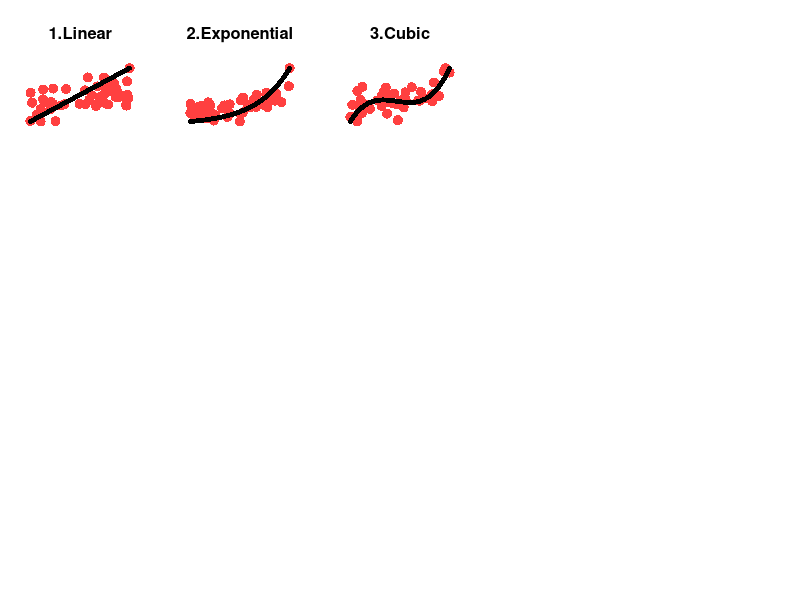

Generate this figure with R: (Note: this script raises an error after producing the figure.)
popn = 50; largen = 1000

pdf("../Figure/RDPG_setting.pdf")
par(mfrow = c(4,5), cex.lab = 4, cex.axis = 3,
    mar = c(2,2,5,2), tcl = 0.5, xpd=TRUE, cex.main = 1.5)
## 1. Linear
W = runif(popn, 0, 1)
X = W + rnorm(popn, 0, 0.5)
W = (W- min(W)) / (max(W) - min(W))
X = (X - min(X)) / (max(X) - min(X))
plot(W, X, ylim = c(0,1), xlim = c(0,1), pch = 16, col = "brown1", 
     cex = 2, axes = F, frame.plot = FALSE, xlab = "", ylab= "", main = "1.Linear")
W = runif(largen, 0, 1)
X = W 
W = (W- min(W)) / (max(W) - min(W))
X = (X - min(X)) / (max(X) - min(X))
points(W, X, ylim = c(0,1), xlim = c(0,1), pch = 16, cex = 1)

## 2. Exponential
W = runif(popn, 0, 3)
X = exp(W) + rnorm(popn, 0, 5)
W = (W - min(W)) / (max(W) - min(W))
X = (X - min(X)) / (max(X) - min(X))
plot(W, X, ylim = c(0,1), xlim = c(0,1), pch = 16, col = "brown1", 
     cex = 2, axes = F, frame.plot = FALSE, xlab = "", ylab= "", main = "2.Exponential")
W = runif(largen, 0, 3)
X = exp(W) 
W = (W - min(W)) / (max(W) - min(W))
X = (X - min(X)) / (max(X) - min(X))
points(W, X, ylim = c(0,1), xlim = c(0,1), pch = 16, cex = 1)


## 3. Cubic
W = runif(popn, 0, 1)
X = 20*(W - 1/2)^3 + 2*(W - 1/2)^2 - 1*(W - 1/2) + rnorm(popn, 0, 0.5)
W = (W - min(W)) / (max(W) - min(W))
X = (X - min(X)) / (max(X) - min(X))
plot(W, X, ylim = c(0,1), xlim = c(0,1), pch = 16, col = "brown1", 
     cex = 2, axes = F, frame.plot = FALSE, xlab = "", ylab= "", main = "3.Cubic")
W = runif(largen, 0, 1)
X = 20*(W - 1/2)^3 + 2*(W - 1/2)^2 - 1*(W - 1/2)
W = (W - min(W)) / (max(W) - min(W))
X = (X - min(X)) / (max(X) - min(X))
points(W, X, ylim = c(0,1), xlim = c(0,1), pch = 16, cex = 1)


## 4. Joint Normal
tmp = mvrnorm(popn, mu = c(0,0), Sigma = matrix(c(0.7, 0.5, 0.5, 0.7), 2,2)) 
W = tmp[,1]; X = tmp[,2]
W = (W - min(W)) / (max(W) - min(W))
X = (X - min(X)) / (max(X) - min(X))
plot(W, X, ylim = c(0,1), xlim = c(0,1), pch = 16, col = "brown1", 
     cex = 2, axes = F, frame.plot = FALSE, xlab = "", ylab= "", main = "4.Joint Normal")
tmp = mvrnorm(largen, mu = c(0,0), Sigma = matrix(c(0.5, 0.5, 0.5, 0.5), 2,2)) 
W = tmp[,1]; X = tmp[,2]
W = (W - min(W)) / (max(W) - min(W))
X = (X - min(X)) / (max(X) - min(X))
points(W, X, ylim = c(0,1), xlim = c(0,1), pch = 16, cex = 1)


## 5. Step function
W = runif(popn, -1, 1)
X = (W > 0) + rnorm(popn, 0, 0.5)
W = (W - min(W)) / (max(W) - min(W))
X = (X - min(X)) / (max(X) - min(X))
plot(W, X, ylim = c(0,1), xlim = c(0,1), pch = 16, col = "brown1", 
     cex = 2, axes = F, frame.plot = FALSE, xlab = "", ylab= "", main = "5.Step")
W = runif(largen, -1, 1)
X = (W > 0) 
W = (W - min(W)) / (max(W) - min(W))
X = (X - min(X)) / (max(X) - min(X))
points(W, X, ylim = c(0,1), xlim = c(0,1), pch = 16, cex = 1)


## 6. Quadratic function
W = runif(popn, -1, 1)
X = W^2 + rnorm(popn, 0, 0.3)
W = (W - min(W)) / (max(W) - min(W))
X = (X - min(X)) / (max(X) - min(X))
plot(W, X, ylim = c(0,1), xlim = c(0,1), pch = 16, col = "brown1", 
     cex = 2, axes = F, frame.plot = FALSE, xlab = "", ylab= "", main = "6.Quadratic")
W = runif(largen, -1, 1)
X = W^2 
W = (W - min(W)) / (max(W) - min(W))
X = (X - min(X)) / (max(X) - min(X))
points(W, X, ylim = c(0,1), xlim = c(0,1), pch = 16, cex = 1)


## 7. W shape
W = runif(popn, -1, 1)
X = 4*( (W^2 - 0.5)^2 )
W = (W - min(W)) / (max(W) - min(W))
X = (X - min(X)) / (max(X) - min(X))
plot(W, X, ylim = c(0,1), xlim = c(0,1), pch = 16, col = "brown1", 
     cex = 2, axes = F, frame.plot = FALSE, xlab = "", ylab= "", main = "7.W Shape")
W = runif(largen, -1, 1)
X = 4*( (W^2 - 0.5)^2 )
W = (W - min(W)) / (max(W) - min(W))
X = (X - min(X)) / (max(X) - min(X))
points(W, X, ylim = c(0,1), xlim = c(0,1), pch = 16, cex = 1)


## 8. Spiral
U1 = runif(popn, 0, 5)
W = U1*cos(pi*U1)
X = U1*sin(pi*U1) + rnorm(popn, 0, 0.1)
W = (W - min(W)) / (max(W) - min(W))
X = (X - min(X)) / (max(X) - min(X))
plot(W, X, ylim = c(0,1), xlim = c(0,1), pch = 16, col = "brown1", 
     cex = 2, axes = F, frame.plot = FALSE, xlab = "", ylab= "", main = "8.Spiral")
U1 = runif(largen, 0, 5)
W = U1*cos(pi*U1)
X = U1*sin(pi*U1) 
W = (W - min(W)) / (max(W) - min(W))
X = (X - min(X)) / (max(X) - min(X))
points(W, X, ylim = c(0,1), xlim = c(0,1), pch = 16, cex = 1)

## 9. Bernoulli
W = rbinom(popn, 1, 0.5)
X = (2*rbinom(popn, 1, 0.5) - 1)*W + rnorm(popn, 0, 1)
W = (W - min(W)) / (max(W) - min(W))
X = (X - min(X)) / (max(X) - min(X))
plot(W, X, ylim = c(0,1), xlim = c(0,1), pch = 16, col = "brown1", 
     cex = 2, axes = F, frame.plot = FALSE, xlab = "", ylab= "", main = "9.Bernoulli")
W = rbinom(largen, 1, 0.5)
X = (2*rbinom(popn, 1, 0.5) - 1)*W 
W = (W - min(W)) / (max(W) - min(W))
X = (X - min(X)) / (max(X) - min(X))
points(W, X, ylim = c(0,1), xlim = c(0,1), pch = 16, cex = 2)


## 10. Logarithm
W = runif(popn, -1, 1)
X = 5*log2(abs(W)) + rnorm(popn, 0, 5)
W = (W - min(W)) / (max(W) - min(W))
X = (X - min(X)) / (max(X) - min(X))
plot(W, X, ylim = c(0,1), xlim = c(0,1), pch = 16, col = "brown1", 
     cex = 2, axes = F, frame.plot = FALSE, xlab = "", ylab= "", main = "10.Log")
W = runif(largen, -1, 1)
X = 5*log2(abs(W)) 
W = (W - min(W)) / (max(W) - min(W))
X = (X - min(X)) / (max(X) - min(X))
points(W, X, ylim = c(0,1), xlim = c(0,1), pch = 16, cex = 1)

## 11. Fourth Root
W = runif(popn, 0, 1)
X = (abs(W + rnorm(popn, 0, 0.5)))^(1/4) 
W = (W - min(W)) / (max(W) - min(W))
X = (X - min(X)) / (max(X) - min(X))
plot(W, X, ylim = c(0,1), xlim = c(0,1), pch = 16, col = "brown1", 
     cex = 2, axes = F, frame.plot = FALSE, xlab = "", ylab= "", main = expression(paste( "11.",sqrt(x,4)), sep="" )  )
W = runif(largen, 0, 1)
X = (abs(W))^(1/4) + rnorm(popn, 0, 0.02)
W = (W - min(W)) / (max(W) - min(W))
X = (X - min(X)) / (max(X) - min(X))
points(W, X, ylim = c(0,1), xlim = c(0,1), pch = 16, cex = 1)

## 12. Sine (4pi)
W = runif(popn, -1, 1) 
X = sin(4*pi*W) + 0.01*rnorm(popn, 0, 1)
W = (W - min(W)) / (max(W) - min(W))
X = (X - min(X)) / (max(X) - min(X))
plot(W, X, ylim = c(0,1), xlim = c(0,1), pch = 16, col = "brown1", 
     cex = 2, axes = F, frame.plot = FALSE, xlab = "", ylab= "", main = expression(paste("12.Sine", "(4", pi,")", sep="")))
W = runif(largen, -1, 1) 
X = sin(4*pi*W) 
W = (W - min(W)) / (max(W) - min(W))
X = (X - min(X)) / (max(X) - min(X))
points(W, X, ylim = c(0,1), xlim = c(0,1), pch = 16, cex = 1)


## 13. Sine (16pi)
W = runif(popn, -1, 1) 
X = sin(16*pi*W) + 0.01*rnorm(popn, 0, 1)
W = (W - min(W)) / (max(W) - min(W))
X = (X - min(X)) / (max(X) - min(X))
plot(W, X, ylim = c(0,1), xlim = c(0,1), pch = 16, col = "brown1", 
     cex = 2, axes = F, frame.plot = FALSE, xlab = "", ylab= "", main = expression(paste("13.Sine", "(16",pi,")", sep="")))
W = runif(largen, -1, 1) 
X = sin(16*pi*W) 
W = (W - min(W)) / (max(W) - min(W))
X = (X - min(X)) / (max(X) - min(X))
points(W, X, ylim = c(0,1), xlim = c(0,1), pch = 16, cex = 1)

## 14. Square
U1 = runif(popn, -1, 1); U2 = runif(popn, -1, 1)
W = U1*cos(-pi/8) + U2*sin(-pi/8) 
X = -U1*sin(-pi/8) + U2*cos(-pi/8)
W = (W - min(W)) / (max(W) - min(W))
X = (X - min(X)) / (max(X) - min(X))
plot(W, X, ylim = c(0,1), xlim = c(0,1), pch = 16, col = "brown1", 
     cex = 2, axes = F, frame.plot = FALSE, xlab = "", ylab= "", main = "14.Square")
U1 = runif(largen, -1, 1); U2 = runif(largen, -1, 1)
W = U1*cos(-pi/8) + U2*sin(-pi/8) 
X = -U1*sin(-pi/8) + U2*cos(-pi/8)
W = (W - min(W)) / (max(W) - min(W))
X = (X - min(X)) / (max(X) - min(X))
points(W, X, ylim = c(0,1), xlim = c(0,1), pch = 16, cex = 1)


## 15. Two parabolas
W = runif(popn, 0, 1) 
X = (W^2 + rnorm(popn, 0.5, 0.3))*(rbinom(popn, 1, 0.3) - 0.5)
W = (W - min(W)) / (max(W) - min(W))
X = (X - min(X)) / (max(X) - min(X))
plot(W, X, ylim = c(0,1), xlim = c(0,1), pch = 16, col = "brown1", 
     cex = 2, axes = F, frame.plot = FALSE, xlab = "", ylab= "", main = "15.Two Parabolas")
W = runif(largen, 0, 1) 
X = (W^2 + rnorm(largen, 0.5, 0.0))*(rbinom(largen, 1, 0.5) - 0.5)
W = (W - min(W)) / (max(W) - min(W))
X = (X - min(X)) / (max(X) - min(X))
points(W, X, ylim = c(0,1), xlim = c(0,1), pch = 16, cex = 1)



## 16. Circle
U1 = runif(popn, -1, 1)
W = cos(pi*U1) 
X = sin(pi*U1) + rnorm(popn, 0, 0.05)
W = (W - min(W)) / (max(W) - min(W))
X = (X - min(X)) / (max(X) - min(X))
plot(W, X, ylim = c(0,1), xlim = c(0,1), pch = 16, col = "brown1", 
     cex = 2, axes = F, frame.plot = FALSE, xlab = "", ylab= "", main = "16.Circle")
U1 = runif(largen, -1, 1)
W = cos(pi*U1) 
X = sin(pi*U1) 
W = (W - min(W)) / (max(W) - min(W))
X = (X - min(X)) / (max(X) - min(X))
points(W, X, ylim = c(0,1), xlim = c(0,1), pch = 16, cex = 1)


## 17. Ellipse
U1 = runif(popn, -1, 1)
Y = 5*cos(pi*U1) 
X = sin(pi*U1) 
W = (Y - min(Y)) / (max(Y) - min(Y))
X = X / (max(Y) - min(Y)) + 0.5
plot(W, X, ylim = c(0,1), xlim = c(0,1), pch = 16, col = "brown1", 
     cex = 2, axes = F, frame.plot = FALSE, xlab = "", ylab= "", main = "17.Ellipse")
U1 = runif(largen, -1, 1)
Y = 5*cos(pi*U1) 
X = sin(pi*U1) 
W = (Y - min(Y)) / (max(Y) - min(Y))
X = X / (max(Y) - min(Y)) + 0.5
points(W, X, ylim = c(0,1), xlim = c(0,1), pch = 16, cex = 1)

## 18. Diamond
U1 = runif(popn, -1, 1); U2 = runif(popn, -1, 1)
W = U1*cos(-pi/4) + U2*sin(-pi/4) 
X = -U1*sin(-pi/4) + U2*cos(-pi/4)
W = (W - min(W)) / (max(W) - min(W))
X = (X - min(X)) / (max(X) - min(X))
plot(W, X, ylim = c(0,1), xlim = c(0,1), pch = 16, col = "brown1", 
     cex = 2, axes = F, frame.plot = FALSE, xlab = "", ylab= "",  main = "18.Diamond")
U1 = runif(largen, -1, 1); U2 = runif(largen, -1, 1)
W = U1*cos(-pi/4) + U2*sin(-pi/4) 
X = -U1*sin(-pi/4) + U2*cos(-pi/4)
W = (W - min(W)) / (max(W) - min(W))
X = (X - min(X)) / (max(X) - min(X))
points(W, X, ylim = c(0,1), xlim = c(0,1), pch = 16, cex = 1)



## 19. Multiplicative
W = rnorm(popn, 0.5, 1)
X = rnorm(popn, 0.5, 1)*W
W = (W - min(W)) / (max(W) - min(W))
X = (X - min(X)) / (max(X) - min(X))
plot(W, X, ylim = c(0,1), xlim = c(0,1), pch = 16, col = "brown1", 
     cex = 2, axes = F, frame.plot = FALSE, xlab = "", ylab= "",  main = "19.Multiplicative")
W = rnorm(largen, 0.5, 1)
X = rnorm(largen, 0.5, 1)*W
W = (W - min(W)) / (max(W) - min(W))
X = (X - min(X)) / (max(X) - min(X))
points(W, X, ylim = c(0,1), xlim = c(0,1), pch = 16, cex = 1)


## 20. Independence
W = rnorm(popn, 0, 1)
X = runif(popn, 0, 1)
W = (W - min(W)) / (max(W) - min(W))
X = (X - min(X)) / (max(X) - min(X))
plot(W, X, ylim = c(0,1), xlim = c(0,1), pch = 16, col = "brown1", 
     cex = 2, axes = F, frame.plot = FALSE, xlab = "", ylab= "",  main = "20.Independence")
Y = mvrnorm(largen, mu = c(0,0), Sigma = matrix(c(1, 0, 0, 1), 2,2))
W = Y[,1]; X = Y[,2]
W = (W - min(W)) / (max(W) - min(W))
X = (X - min(X)) / (max(X) - min(X))
points(W, X, ylim = c(0,1), xlim = c(0,1), pch = 16, cex = 1)
dev.off()
